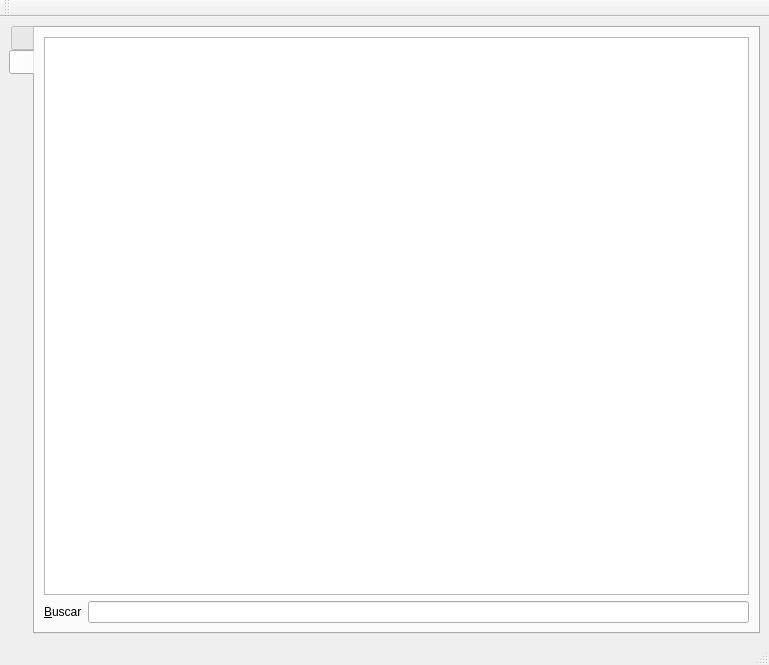
<?xml version="1.0" encoding="UTF-8"?>
<ui version="4.0">
 <class>frmCheques</class>
 <widget class="QMainWindow" name="frmCheques">
  <property name="geometry">
   <rect>
    <x>0</x>
    <y>0</y>
    <width>769</width>
    <height>665</height>
   </rect>
  </property>
  <property name="windowTitle">
   <string>Elaboración de Cheques</string>
  </property>
  <widget class="QWidget" name="centralwidget">
   <layout class="QGridLayout" name="gridLayout_3">
    <item row="0" column="0">
     <widget class="QTabWidget" name="tabWidget">
      <property name="autoFillBackground">
       <bool>false</bool>
      </property>
      <property name="tabPosition">
       <enum>QTabWidget::West</enum>
      </property>
      <property name="currentIndex">
       <number>1</number>
      </property>
      <widget class="QWidget" name="tabdetails">
       <attribute name="icon">
        <iconset resource="res.qrc">
         <normaloff>:/icons/res/document-edit.png</normaloff>:/icons/res/document-edit.png</iconset>
       </attribute>
       <attribute name="title">
        <string notr="true"/>
       </attribute>
       <layout class="QGridLayout" name="gridLayout_4">
        <item row="0" column="0">
         <layout class="QGridLayout" name="gridLayout_2">
          <item row="0" column="0">
           <widget class="QLabel" name="label_9">
            <property name="sizePolicy">
             <sizepolicy hsizetype="Preferred" vsizetype="Fixed">
              <horstretch>0</horstretch>
              <verstretch>0</verstretch>
             </sizepolicy>
            </property>
            <property name="text">
             <string>Cheque No.</string>
            </property>
           </widget>
          </item>
          <item row="0" column="1">
           <widget class="QLabel" name="lblncheque">
            <property name="sizePolicy">
             <sizepolicy hsizetype="Preferred" vsizetype="Preferred">
              <horstretch>0</horstretch>
              <verstretch>18</verstretch>
             </sizepolicy>
            </property>
            <property name="styleSheet">
             <string notr="true">border:1px solid #000</string>
            </property>
            <property name="text">
             <string/>
            </property>
            <property name="alignment">
             <set>Qt::AlignRight|Qt::AlignTrailing|Qt::AlignVCenter</set>
            </property>
           </widget>
          </item>
          <item row="0" column="2">
           <widget class="QLabel" name="label_8">
            <property name="sizePolicy">
             <sizepolicy hsizetype="Fixed" vsizetype="Fixed">
              <horstretch>0</horstretch>
              <verstretch>0</verstretch>
             </sizepolicy>
            </property>
            <property name="text">
             <string>Fecha:</string>
            </property>
           </widget>
          </item>
          <item row="0" column="3">
           <widget class="QDateEdit" name="dtPicker">
            <property name="sizePolicy">
             <sizepolicy hsizetype="Minimum" vsizetype="Preferred">
              <horstretch>0</horstretch>
              <verstretch>18</verstretch>
             </sizepolicy>
            </property>
            <property name="calendarPopup">
             <bool>true</bool>
            </property>
           </widget>
          </item>
          <item row="1" column="0">
           <widget class="QLabel" name="label_11">
            <property name="sizePolicy">
             <sizepolicy hsizetype="Preferred" vsizetype="Fixed">
              <horstretch>0</horstretch>
              <verstretch>0</verstretch>
             </sizepolicy>
            </property>
            <property name="text">
             <string>Beneficiario:</string>
            </property>
           </widget>
          </item>
          <item row="1" column="1">
           <widget class="QStackedWidget" name="beneficiariowidget">
            <property name="sizePolicy">
             <sizepolicy hsizetype="Preferred" vsizetype="Fixed">
              <horstretch>0</horstretch>
              <verstretch>0</verstretch>
             </sizepolicy>
            </property>
            <property name="currentIndex">
             <number>0</number>
            </property>
            <widget class="QWidget" name="page">
             <layout class="QHBoxLayout" name="horizontalLayout_4">
              <item>
               <widget class="QLabel" name="lblbeneficiario">
                <property name="sizePolicy">
                 <sizepolicy hsizetype="Preferred" vsizetype="Fixed">
                  <horstretch>0</horstretch>
                  <verstretch>0</verstretch>
                 </sizepolicy>
                </property>
                <property name="frameShape">
                 <enum>QFrame::Box</enum>
                </property>
                <property name="text">
                 <string/>
                </property>
               </widget>
              </item>
             </layout>
            </widget>
            <widget class="QWidget" name="page_2">
             <layout class="QVBoxLayout" name="verticalLayout_4">
              <item>
               <widget class="QComboBox" name="cbobeneficiario">
                <property name="sizePolicy">
                 <sizepolicy hsizetype="Preferred" vsizetype="Fixed">
                  <horstretch>0</horstretch>
                  <verstretch>0</verstretch>
                 </sizepolicy>
                </property>
                <property name="editable">
                 <bool>true</bool>
                </property>
               </widget>
              </item>
             </layout>
            </widget>
           </widget>
          </item>
          <item row="1" column="3">
           <widget class="QStackedWidget" name="retencionwidget">
            <property name="sizePolicy">
             <sizepolicy hsizetype="Preferred" vsizetype="Fixed">
              <horstretch>0</horstretch>
              <verstretch>0</verstretch>
             </sizepolicy>
            </property>
            <property name="currentIndex">
             <number>0</number>
            </property>
            <widget class="QWidget" name="page_9">
             <layout class="QHBoxLayout" name="horizontalLayout_5">
              <item>
               <widget class="QLabel" name="lblretencion">
                <property name="sizePolicy">
                 <sizepolicy hsizetype="Preferred" vsizetype="Fixed">
                  <horstretch>0</horstretch>
                  <verstretch>0</verstretch>
                 </sizepolicy>
                </property>
                <property name="frameShape">
                 <enum>QFrame::Box</enum>
                </property>
                <property name="text">
                 <string>%</string>
                </property>
               </widget>
              </item>
             </layout>
            </widget>
            <widget class="QWidget" name="page_10">
             <layout class="QHBoxLayout" name="horizontalLayout_6">
              <item>
               <widget class="QComboBox" name="cboretencion">
                <property name="sizePolicy">
                 <sizepolicy hsizetype="Preferred" vsizetype="Fixed">
                  <horstretch>0</horstretch>
                  <verstretch>0</verstretch>
                 </sizepolicy>
                </property>
                <property name="currentIndex">
                 <number>-1</number>
                </property>
                <item>
                 <property name="text">
                  <string>5</string>
                 </property>
                </item>
               </widget>
              </item>
             </layout>
            </widget>
           </widget>
          </item>
          <item row="2" column="0">
           <widget class="QLabel" name="label_12">
            <property name="sizePolicy">
             <sizepolicy hsizetype="Preferred" vsizetype="Fixed">
              <horstretch>0</horstretch>
              <verstretch>0</verstretch>
             </sizepolicy>
            </property>
            <property name="text">
             <string>Cuenta Bancaria:</string>
            </property>
           </widget>
          </item>
          <item row="2" column="1">
           <widget class="QStackedWidget" name="cuentawidget">
            <property name="sizePolicy">
             <sizepolicy hsizetype="Preferred" vsizetype="Fixed">
              <horstretch>0</horstretch>
              <verstretch>0</verstretch>
             </sizepolicy>
            </property>
            <property name="currentIndex">
             <number>0</number>
            </property>
            <widget class="QWidget" name="page_3">
             <layout class="QVBoxLayout" name="verticalLayout">
              <item>
               <widget class="QLabel" name="lblcuenta">
                <property name="sizePolicy">
                 <sizepolicy hsizetype="Preferred" vsizetype="Fixed">
                  <horstretch>0</horstretch>
                  <verstretch>0</verstretch>
                 </sizepolicy>
                </property>
                <property name="styleSheet">
                 <string notr="true">margin:0</string>
                </property>
                <property name="frameShape">
                 <enum>QFrame::Box</enum>
                </property>
                <property name="text">
                 <string/>
                </property>
               </widget>
              </item>
             </layout>
            </widget>
            <widget class="QWidget" name="page_4">
             <layout class="QHBoxLayout" name="horizontalLayout_3">
              <item>
               <widget class="QComboBox" name="cbocuenta">
                <property name="editable">
                 <bool>true</bool>
                </property>
               </widget>
              </item>
             </layout>
            </widget>
           </widget>
          </item>
          <item row="2" column="2">
           <widget class="QLabel" name="Concepto">
            <property name="sizePolicy">
             <sizepolicy hsizetype="Preferred" vsizetype="Fixed">
              <horstretch>0</horstretch>
              <verstretch>0</verstretch>
             </sizepolicy>
            </property>
            <property name="text">
             <string>En Concepto de:</string>
            </property>
           </widget>
          </item>
          <item row="2" column="3">
           <widget class="QStackedWidget" name="conceptowidget">
            <property name="sizePolicy">
             <sizepolicy hsizetype="Preferred" vsizetype="Fixed">
              <horstretch>0</horstretch>
              <verstretch>0</verstretch>
             </sizepolicy>
            </property>
            <property name="currentIndex">
             <number>0</number>
            </property>
            <widget class="QWidget" name="page_5">
             <layout class="QGridLayout" name="gridLayout_5">
              <item row="0" column="0">
               <widget class="QLabel" name="lblconcepto">
                <property name="sizePolicy">
                 <sizepolicy hsizetype="Preferred" vsizetype="Fixed">
                  <horstretch>0</horstretch>
                  <verstretch>0</verstretch>
                 </sizepolicy>
                </property>
                <property name="frameShape">
                 <enum>QFrame::Box</enum>
                </property>
                <property name="text">
                 <string/>
                </property>
               </widget>
              </item>
             </layout>
            </widget>
            <widget class="QWidget" name="page_6">
             <layout class="QHBoxLayout" name="horizontalLayout_2">
              <item>
               <widget class="QComboBox" name="cboconcepto">
                <property name="editable">
                 <bool>true</bool>
                </property>
               </widget>
              </item>
             </layout>
            </widget>
           </widget>
          </item>
          <item row="3" column="0">
           <widget class="QLabel" name="label_16">
            <property name="sizePolicy">
             <sizepolicy hsizetype="Preferred" vsizetype="Fixed">
              <horstretch>0</horstretch>
              <verstretch>0</verstretch>
             </sizepolicy>
            </property>
            <property name="text">
             <string>Tipo de Cambio:</string>
            </property>
           </widget>
          </item>
          <item row="3" column="1">
           <widget class="QLabel" name="lbltipocambio">
            <property name="sizePolicy">
             <sizepolicy hsizetype="Preferred" vsizetype="Preferred">
              <horstretch>0</horstretch>
              <verstretch>0</verstretch>
             </sizepolicy>
            </property>
            <property name="frameShape">
             <enum>QFrame::Panel</enum>
            </property>
            <property name="text">
             <string/>
            </property>
           </widget>
          </item>
          <item row="1" column="2">
           <widget class="QCheckBox" name="ckretencion">
            <property name="text">
             <string>Retencion</string>
            </property>
           </widget>
          </item>
          <item row="3" column="2">
           <widget class="QCheckBox" name="ckIva">
            <property name="text">
             <string>IVA</string>
            </property>
           </widget>
          </item>
         </layout>
        </item>
        <item row="1" column="0">
         <widget class="QFrame" name="frame_2">
          <property name="frameShape">
           <enum>QFrame::StyledPanel</enum>
          </property>
          <property name="frameShadow">
           <enum>QFrame::Raised</enum>
          </property>
          <layout class="QGridLayout" name="gridLayout">
           <item row="0" column="0" colspan="3">
            <widget class="QTableView" name="tabledetails">
             <property name="contextMenuPolicy">
              <enum>Qt::ActionsContextMenu</enum>
             </property>
             <property name="alternatingRowColors">
              <bool>true</bool>
             </property>
            </widget>
           </item>
           <item row="1" column="0">
            <widget class="QLabel" name="label_15">
             <property name="text">
              <string>Observaciones</string>
             </property>
            </widget>
           </item>
           <item row="2" column="0" rowspan="4">
            <widget class="QPlainTextEdit" name="txtobservaciones">
             <property name="sizePolicy">
              <sizepolicy hsizetype="MinimumExpanding" vsizetype="Preferred">
               <horstretch>0</horstretch>
               <verstretch>0</verstretch>
              </sizepolicy>
             </property>
             <property name="maximumSize">
              <size>
               <width>16777215</width>
               <height>100</height>
              </size>
             </property>
             <property name="readOnly">
              <bool>false</bool>
             </property>
            </widget>
           </item>
           <item row="2" column="1">
            <widget class="QLabel" name="lblsub">
             <property name="text">
              <string>Subtotal Factura</string>
             </property>
            </widget>
           </item>
           <item row="3" column="1">
            <widget class="QLabel" name="lbliva">
             <property name="text">
              <string>IVA</string>
             </property>
            </widget>
           </item>
           <item row="3" column="2">
            <widget class="QLabel" name="iva">
             <property name="text">
              <string>0.0000</string>
             </property>
            </widget>
           </item>
           <item row="4" column="1">
            <widget class="QLabel" name="lblret">
             <property name="text">
              <string>Retencion</string>
             </property>
            </widget>
           </item>
           <item row="4" column="2">
            <widget class="QLabel" name="retencion">
             <property name="text">
              <string>0.0000</string>
             </property>
            </widget>
           </item>
           <item row="5" column="1">
            <widget class="QLabel" name="lbltotal">
             <property name="text">
              <string>Total</string>
             </property>
            </widget>
           </item>
           <item row="5" column="2">
            <widget class="QLabel" name="total">
             <property name="text">
              <string>0.0000</string>
             </property>
            </widget>
           </item>
           <item row="2" column="2">
            <widget class="QDoubleSpinBox" name="subtotal">
             <property name="readOnly">
              <bool>false</bool>
             </property>
             <property name="decimals">
              <number>4</number>
             </property>
             <property name="maximum">
              <double>9999999.000000000000000</double>
             </property>
            </widget>
           </item>
          </layout>
         </widget>
        </item>
       </layout>
      </widget>
      <widget class="QWidget" name="tabnavigation">
       <attribute name="icon">
        <iconset resource="res.qrc">
         <normaloff>:/icons/res/table.png</normaloff>:/icons/res/table.png</iconset>
       </attribute>
       <attribute name="title">
        <string notr="true"/>
       </attribute>
       <layout class="QVBoxLayout" name="verticalLayout_2">
        <item>
         <widget class="QTableView" name="tablenavigation">
          <property name="alternatingRowColors">
           <bool>true</bool>
          </property>
          <property name="selectionMode">
           <enum>QAbstractItemView::SingleSelection</enum>
          </property>
          <property name="selectionBehavior">
           <enum>QAbstractItemView::SelectRows</enum>
          </property>
          <attribute name="horizontalHeaderStretchLastSection">
           <bool>true</bool>
          </attribute>
          <attribute name="verticalHeaderVisible">
           <bool>false</bool>
          </attribute>
         </widget>
        </item>
        <item>
         <layout class="QHBoxLayout" name="horizontalLayout">
          <item>
           <widget class="QLabel" name="label_4">
            <property name="text">
             <string>&amp;Buscar</string>
            </property>
            <property name="buddy">
             <cstring>txtSearch</cstring>
            </property>
           </widget>
          </item>
          <item>
           <widget class="QLineEdit" name="txtSearch"/>
          </item>
         </layout>
        </item>
       </layout>
      </widget>
     </widget>
    </item>
   </layout>
  </widget>
  <widget class="QStatusBar" name="statusbar"/>
  <widget class="QToolBar" name="toolBar">
   <property name="windowTitle">
    <string>toolBar</string>
   </property>
   <attribute name="toolBarArea">
    <enum>TopToolBarArea</enum>
   </attribute>
   <attribute name="toolBarBreak">
    <bool>false</bool>
   </attribute>
  </widget>
 </widget>
 <tabstops>
  <tabstop>dtPicker</tabstop>
  <tabstop>cbobeneficiario</tabstop>
  <tabstop>ckretencion</tabstop>
  <tabstop>cboretencion</tabstop>
  <tabstop>cbocuenta</tabstop>
  <tabstop>cboconcepto</tabstop>
  <tabstop>subtotal</tabstop>
  <tabstop>txtobservaciones</tabstop>
  <tabstop>tabledetails</tabstop>
  <tabstop>tabWidget</tabstop>
  <tabstop>txtSearch</tabstop>
  <tabstop>tablenavigation</tabstop>
 </tabstops>
 <resources>
  <include location="res.qrc"/>
 </resources>
 <connections/>
</ui>
